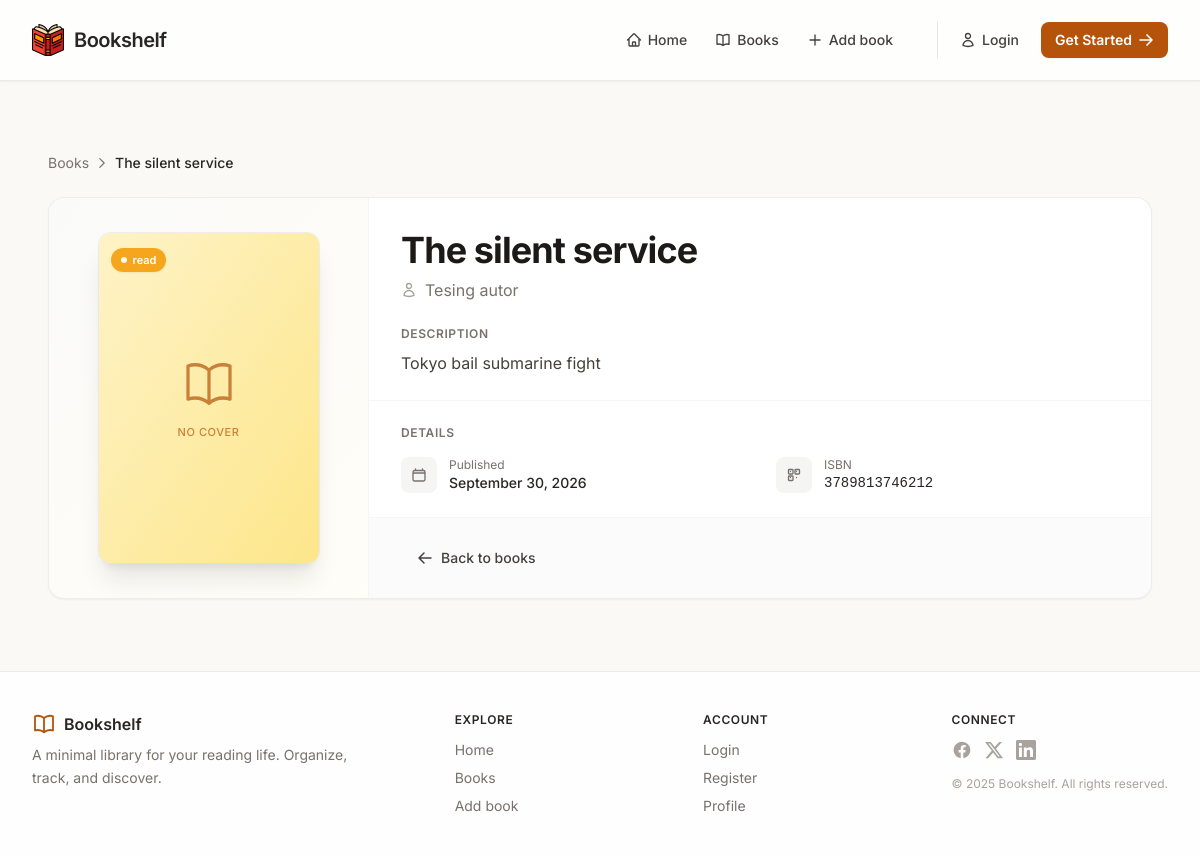
Page /books/3/ on the committed database.
### shelf/models.py (models this page shows, shortened)
class Book(models.Model):
  STATUS_CHOICES = [
      ("want", "Want to Read"),
      ("reading", "Currently Reading"),
      ("read", "Finished"),
  ]
  title = models.CharField(max_length=200)
  author = models.CharField(max_length=200)
  description = models.TextField()
  book_cover = models.ImageField(upload_to='book_covers/', blank=True, null=True, default='book_covers/default_cover.png')
  isbn = models.CharField(max_length=13)
  status = models.CharField(max_length=10, choices=STATUS_CHOICES, default="want")
  published_at = models.DateField(blank=True, null=True, auto_now_add=True)
  updated_at = models.DateField(blank=True, null=True, auto_now=True)
  owner = models.ForeignKey(User, on_delete=models.CASCADE, related_name='books')
  class Meta:
    ordering = ['-published_at']

### shelf/views.py (the view)
# urls.py: path('books/<int:pk>/', views.book_detail, name="book_detail" ),
def book_detail(request, pk):
    context = {}
    try:
        book = Book.objects.get(pk=pk)
        context['book'] = book
    except Book.DoesNotExist:
        messages.error(request, 'Book not found.')
        return redirect('shelf:books')
    return render(request, 'shelf/book_detail.html', context)

### shelf/templates/shelf/book_detail.html (shortened to what this page needs)
{% extends "layout.html" %}
{% block content %}
<div class="p-4">
  <nav class="flex items-center gap-1.5 text-sm text-stone-500 mb-6">
    <a href="{% url 'shelf:books' %}" class="hover:text-amber-800 transition">Books</a>
    <svg class="w-3.5 h-3.5" fill="none" stroke="currentColor" stroke-width="2" viewBox="0 0 24 24">
      <path stroke-linecap="round" stroke-linejoin="round" d="M8.25 4.5l7.5 7.5-7.5 7.5" />
    </svg>
    <span class="text-stone-800 font-medium truncate max-w-[16rem]">{{ book.title }}</span>
  </nav>
  <div class="bg-white rounded-2xl border border-stone-200/70 shadow-sm overflow-hidden">
    <div class="grid md:grid-cols-[280px_1fr] lg:grid-cols-[320px_1fr]">
      <div class="relative bg-gradient-to-br from-stone-50 to-amber-50/40 p-6 md:p-8 flex items-center justify-center
                  border-b md:border-b-0 md:border-r border-stone-100">
        <div class="relative w-full max-w-[220px] aspect-[2/3] rounded-xl overflow-hidden
                    shadow-xl shadow-stone-900/10 ring-1 ring-stone-200/60
                    bg-gradient-to-br from-amber-100 to-amber-200">
          {% if book.book_cover %}
            <img src="{{ book.book_cover.url }}"
                 alt="{{ book.title }} cover"
                 loading="lazy"
                 class="w-full h-full object-cover">
          {% else %}
            <div class="w-full h-full flex flex-col items-center justify-center gap-3 text-amber-700/70">
              <span class="text-[11px] font-medium uppercase tracking-wider">No cover</span>
            </div>
          {% endif %}
          <div class="absolute top-3 left-3">
            <span class="inline-flex items-center gap-1.5 px-2.5 py-1 text-[11px] font-semibold rounded-full shadow-sm backdrop-blur-sm
              {% if book.status == 'Available' %} bg-emerald-500/90 text-white
              {% elif book.status == 'Borrowed' %} bg-rose-500/90 text-white
              {% else %} bg-amber-500/90 text-white {% endif %}">
              <span class="w-1.5 h-1.5 rounded-full bg-white/90"></span>
              {{ book.status }}
            </span>
          </div>
        </div>
      </div>
      <div class="flex flex-col">
        <div class="px-6 md:px-8 pt-6 md:pt-8 pb-6">
          <div class="flex items-start justify-between gap-3 flex-wrap">
            <div class="min-w-0">
              <h1 class="text-2xl md:text-3xl lg:text-4xl font-bold tracking-tight text-stone-900 leading-tight">
                {{ book.title }}
              </h1>
              <p class="text-stone-500 mt-2 flex items-center gap-2 text-sm md:text-base">
                <span class="truncate">{{ book.author }}</span>
              </p>
            </div>
          </div>
        </div>
        {% if book.description %}
          <div class="px-6 md:px-8 pb-6">
            <h2 class="text-xs font-semibold uppercase tracking-wider text-stone-500 mb-2">Description</h2>
            <p class="text-stone-700 leading-relaxed whitespace-pre-line">{{ book.description }}</p>
          </div>
        {% endif %}
        <div class="px-6 md:px-8 py-6 border-t border-stone-100">
          <h2 class="text-xs font-semibold uppercase tracking-wider text-stone-500 mb-4">Details</h2>
          <dl class="grid grid-cols-1 sm:grid-cols-2 gap-x-8 gap-y-4">
            <div class="flex items-start gap-3">
              <div class="w-9 h-9 rounded-lg bg-stone-100 flex items-center justify-center text-stone-500 shrink-0">
              </div>
              <div class="min-w-0">
                <dt class="text-xs text-stone-500">Published</dt>
                <dd class="text-sm font-medium text-stone-800">
                  {{ book.published_at|date:"F j, Y"|default:"—" }}
                </dd>
              </div>
            </div>
            <div class="flex items-start gap-3">
              <div class="w-9 h-9 rounded-lg bg-stone-100 flex items-center justify-center text-stone-500 shrink-0">
              </div>
              <div class="min-w-0">
                <dt class="text-xs text-stone-500">ISBN</dt>
                <dd class="text-sm font-medium text-stone-800 font-mono">{{ book.isbn|default:"—" }}</dd>
              </div>
            </div>
          </dl>
        </div>
        <div class="mt-auto px-6 md:px-8 py-5 bg-stone-50/70 border-t border-stone-100 flex items-center justify-between gap-3 flex-wrap">
          <a href="{% url 'shelf:books' %}"
             class="inline-flex items-center gap-2 px-4 py-2.5 text-sm font-medium text-stone-700 rounded-lg hover:bg-stone-100 transition">
            <svg class="w-4 h-4" fill="none" stroke="currentColor" stroke-width="2.2" viewBox="0 0 24 24">
              <path stroke-linecap="round" stroke-linejoin="round" d="M10.5 19.5L3 12m0 0l7.5-7.5M3 12h18" />
            </svg>
            Back to books
          </a>
        </div>
      </div>
    </div>
  </div>
</div>
{% endblock %}

### templates/layout.html (style rules this page uses)
* { font-family: 'Inter', system-ui, sans-serif; }

### rows in the picture
Book: title "The silent service", status "read", author "Tesing autor", description "Tokyo bail submarine fight", published_at "September 30, 2026", isbn "3789813746212"
